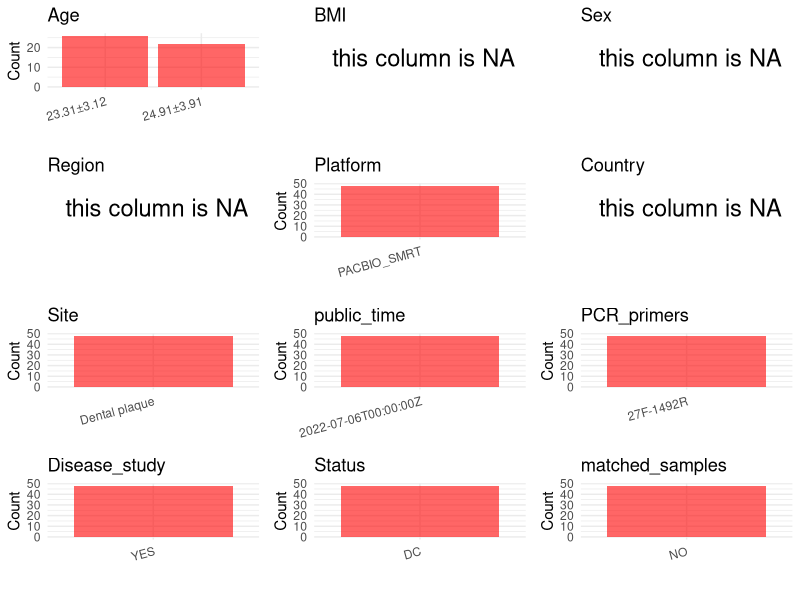

Generate this figure with R: (Note: this script raises an error after producing the figure.)
## ---- chunk 1
# Load necessary libraries
library(dplyr)
library(ggplot2)
library(cowplot)

# Set working directory (update this path to your local directory)
setwd("D:/oral_project/PRJEB51987")

# Read the initial metadata files
initial_meta<-read.csv("SraRunTable.csv",header = T)

# Combine the two metadata files
#meta <- rbind(initial_meta, initial_meta1)

#Remove entries non-oral samples
#initial_meta <- subset(initial_meta,isolate %in% c("saliva","tongue coat"))

# Check the number of samples containing "HT" in Sample.Name (e.g., healthy controls)
#nrow(subset(meta, grepl("HT", Sample.Name)))

# Display the first few rows of the metadata
head(initial_meta)
## ---- chunk 2
# Create a uniform metadata dataframe
metadata <- data.frame(
  BioProject = initial_meta$BioProject,
  Run = initial_meta$Run,
  sample_name = initial_meta$Sample_name,
  #Age = NA,
  BMI = NA,
  Sex = NA,
  Region = NA,
  Platform = initial_meta$Platform,
  Country = NA,
  Site = "Dental plaque",
  public_time = initial_meta$ReleaseDate,
  stringsAsFactors = FALSE
)
## ---- chunk 3
metadata <- metadata %>%
  mutate(
    Age = case_when(
      grepl("Control", sample_name) ~ "24.91±3.91",  
      grepl("Xylitol", sample_name) ~ "23.31±3.12",  
    )
  )
## ---- chunk 4
# Add information obtained from the publication
metadata$PCR_primers <- "27F-1492R"
metadata$title <- "Xylitol-Containing Chewing Gum Reduces Cariogenic and Periodontopathic Bacteria in Dental Plaque-Microbiome Investigation"
metadata$Disease_study <- "YES"
# Assign disease status based on sample_name patterns
metadata$Status<-"DC"

#get subjects id according to sample id
metadata$sample_name<-gsub("Control_|Xylitol_","",metadata$sample_name)
#get subjects id with Saliva available
keep_subjects<-subset(metadata,Site %in% "Dental plaque")
#remove subjects without Saliva samples
metadata<-subset(metadata,sample_name %in% keep_subjects$sample_name)
#get subjects sampling counts
sample_counts <- table(metadata$sample_name)
# Create matched_samples column, any subjects have >=2 samples will be label "YES", otherwise "NO"
 metadata <- metadata %>%
  group_by(sample_name) %>%
  mutate(
    sample_count = n(),
    unique_sites = n_distinct(Site),
    matched_samples = ifelse(sample_count >= 2 & unique_sites >= 2, "YES", "NO")
  ) %>%
  select(-sample_count, -unique_sites)  # 移除临时列
## ---- chunk 5
# Check the number of unique runs and sample names
print(paste("Number of unique runs:", length(unique(metadata$Run))))
print(paste("Number of unique sample names:", length(unique(metadata$sample_name))))
## ---- chunk 6
# Select columns for visualization
plot_data <- metadata %>%
  select(-BioProject, -Run, -sample_name, -title)

# Function to create simple plots for each column
create_simple_plots <- function(data) {
  plots <- list()
  
  for (col in colnames(data)) {
    # Check if the column is all NA
    if (all(is.na(data[[col]]))) {
      # Create an empty plot with text indicating all NA
      p <- ggplot() +
        annotate("text", x = 0.5, y = 0.5, label = "this column is NA", size = 6) +
        labs(title = col) +
        theme_void()
    } else if (is.numeric(data[[col]])) {
      # Numeric variable: histogram
      p <- ggplot(data, aes(x = .data[[col]])) +
        geom_histogram(fill = "blue", alpha = 0.6, bins = 20, na.rm = TRUE) +
        labs(title = col) +
        theme_minimal()
    } else {
      # Categorical variable: bar plot (remove NA values)
      count_data <- as.data.frame(table(data[[col]], useNA = "ifany"))
      p <- ggplot(count_data, aes(x = reorder(Var1, -Freq), y = Freq)) +
        geom_col(fill = "red", alpha = 0.6) +
        labs(title = col, x = NULL, y = "Count") +
        theme_minimal() +
        theme(axis.text.x = element_text(angle = 15, hjust = 1))
    }
    plots[[col]] <- p
  }
  
  return(plots)
}

# Generate and arrange plots
plots <- create_simple_plots(plot_data)
p<-plot_grid(plots$Age, 
          plots$BMI, 
          plots$Sex, 
          plots$Region, 
          plots$Platform, 
          plots$Country, 
          plots$Site,
          plots$public_time, 
          plots$PCR_primers,
          plots$Disease_study,
          plots$Status,
          plots$matched_samples,# add 
          ncol = 3, align = "hv", axis = "lb")
ggsave("Metadata_Summary.png", plot = p, width = 8, height = 6, dpi = 150)
## ---- chunk 7
knitr::include_graphics("Metadata_Summary.png")
## ---- chunk 8
# Reorder columns to match the desired format
metadata <- metadata[, c(
  "BioProject", "Run", "sample_name", "Age", "BMI", "Sex", 
  "Region", "Platform", "Country", "Site", "public_time", 
  "PCR_primers", "title", "Disease_study", "Status","matched_samples"
)]

# Export the uniform metadata to a CSV file
write.csv(metadata, file = "metadata.csv", quote = TRUE)
head(metadata)
